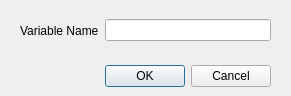
<?xml version="1.0" encoding="UTF-8"?>
<ui version="4.0">
 <class>TextInput</class>
 <widget class="QDialog" name="TextInput">
  <property name="geometry">
   <rect>
    <x>0</x>
    <y>0</y>
    <width>291</width>
    <height>96</height>
   </rect>
  </property>
  <property name="windowTitle">
   <string>Please enter a name</string>
  </property>
  <widget class="QDialogButtonBox" name="buttonBox">
   <property name="geometry">
    <rect>
     <x>20</x>
     <y>60</y>
     <width>251</width>
     <height>32</height>
    </rect>
   </property>
   <property name="orientation">
    <enum>Qt::Horizontal</enum>
   </property>
   <property name="standardButtons">
    <set>QDialogButtonBox::Cancel|QDialogButtonBox::Ok</set>
   </property>
  </widget>
  <widget class="QWidget" name="horizontalLayoutWidget">
   <property name="geometry">
    <rect>
     <x>20</x>
     <y>10</y>
     <width>251</width>
     <height>41</height>
    </rect>
   </property>
   <layout class="QHBoxLayout" name="horizontalLayout">
    <item>
     <widget class="QLabel" name="labelName">
      <property name="text">
       <string>Variable Name</string>
      </property>
     </widget>
    </item>
    <item>
     <widget class="QLineEdit" name="lineEditName"/>
    </item>
   </layout>
  </widget>
 </widget>
 <resources/>
 <connections>
  <connection>
   <sender>buttonBox</sender>
   <signal>accepted()</signal>
   <receiver>TextInput</receiver>
   <slot>accept()</slot>
   <hints>
    <hint type="sourcelabel">
     <x>238</x>
     <y>74</y>
    </hint>
    <hint type="destinationlabel">
     <x>157</x>
     <y>95</y>
    </hint>
   </hints>
  </connection>
  <connection>
   <sender>buttonBox</sender>
   <signal>rejected()</signal>
   <receiver>TextInput</receiver>
   <slot>reject()</slot>
   <hints>
    <hint type="sourcelabel">
     <x>270</x>
     <y>80</y>
    </hint>
    <hint type="destinationlabel">
     <x>286</x>
     <y>95</y>
    </hint>
   </hints>
  </connection>
 </connections>
</ui>
